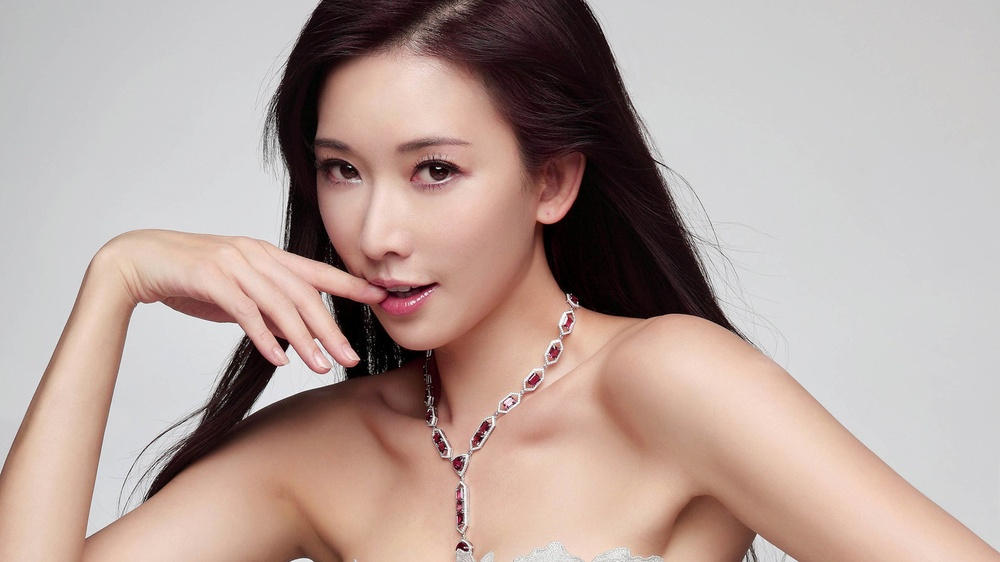
#> input picture images/100484-106.jpg, 1000 x 562 px, shrunk from 1366 x 768 before the run
$ python hello.py
#> lines starting #> are read from the running program, lines starting #| are printed output that depends on the picture; after the words box and inside, x2 and y2 are one past the last pixel; in counts of white or black regions, pixels touching at a corner belong together
import cv2

filepath = "images/100484-106.jpg"
img = cv2.imread(filepath)
#> img is the input picture: shape (562, 1000, 3); mean B, G, R 157.1, 163.4, 182.6
# 转换灰色
gray = cv2.cvtColor(img,cv2.COLOR_BGR2GRAY)
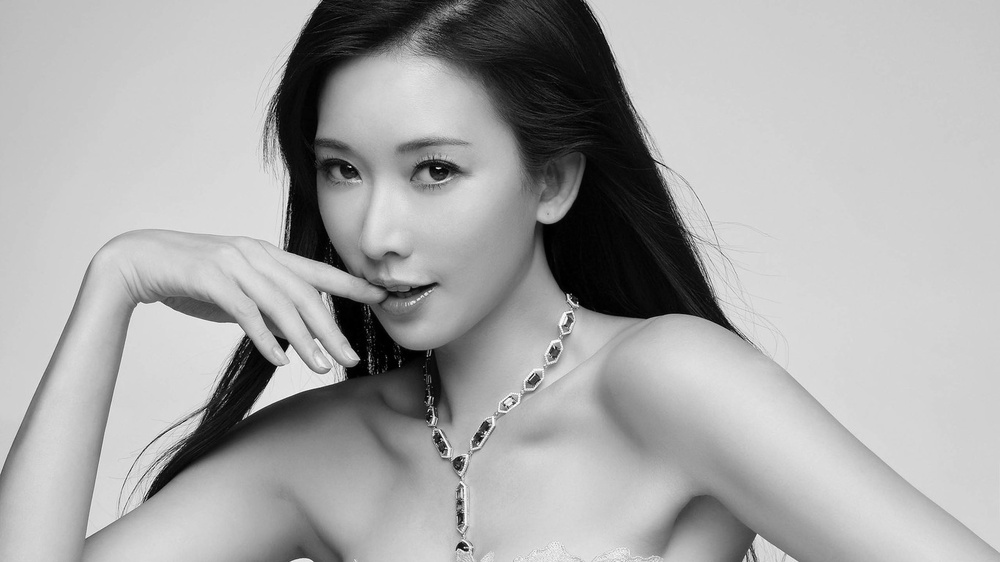
#> gray: shape (562, 1000); min 0, max 254, mean 168.4
# OpenCV 人脸识别分类器
classifier = cv2.CascadeClassifier("C:\Python27\Lib\site-packages\opencv-master\data\haarcascades\haarcascade_frontalface_default.xml")
color = (0 ,255,0) # 定义绘制颜色
# 调用识别人脸
faceRects = classifier.detectMultiScale(gray,scaleFactor=1.2,minNeighbors=3,minSize=(32,32))
#> faceRects = [[275, 62, 272, 272]]
if len(faceRects): # 大于0则检测到人脸
	for faceRect in faceRects:  # 单独框出每一张人脸
		x, y, w, h = faceRect
		# 框出人脸
		cv2.rectangle(img,(x,y),(x+h,y+w),color,2)
		# 左眼
		cv2.circle(img,(x+w//4,y+h//4+30),min(w//8,h//8),color)
		# 右眼
		cv2.circle(img,(x+3*w//4,y+h//4+30),min(w//8,h//8),color)
		# 嘴巴
		cv2.rectangle(img,(x+3*w//8,y+3*h//4),(x+5*w//8,y+7*h//8),color)
#> this loop made 1 pass
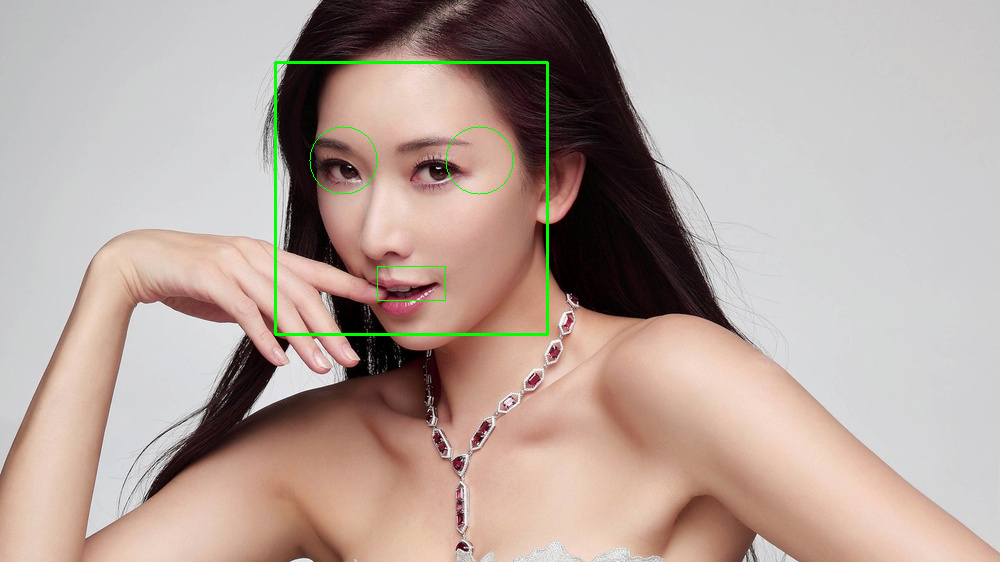
#> img: shape (562, 1000, 3); 0.68% of pixels changed, all inside (x1, y1, x2, y2) = (274, 61, 549, 336)
# 显示图像
cv2.imshow('Image',img)
c = cv2.waitKey(10)
#> (key Esc is pressed here)

cv2.waitKey(0)
cv2.destroyAllWindows()

$ run again, with images/10279-106.jpg copied over images/100484-106.jpg
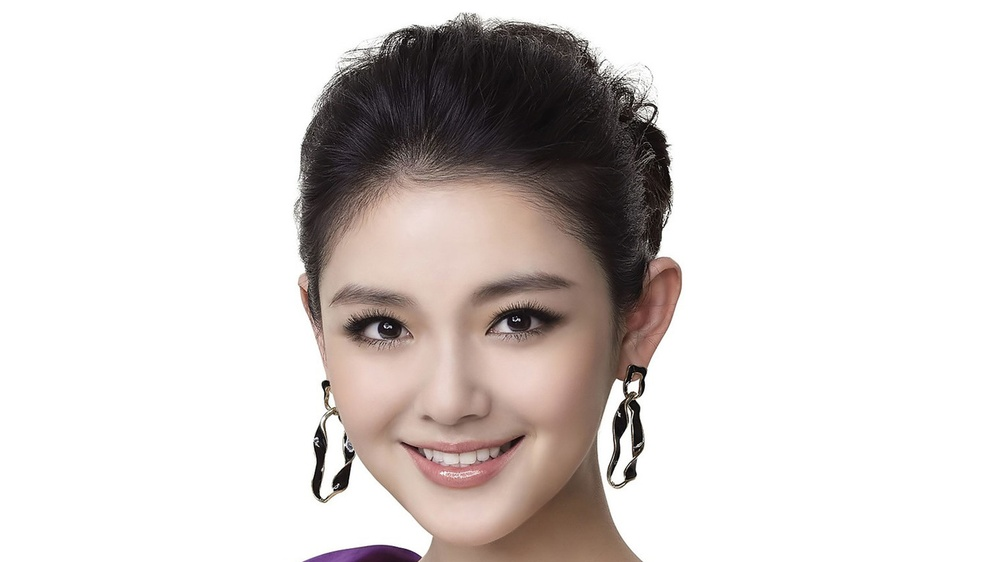
#> input picture images/10279-106.jpg, 1000 x 562 px, shrunk from 1366 x 768 before the run
#> img is the input picture: shape (562, 1000, 3); mean B, G, R 209.2, 211.3, 217.1
#> `gray = cv2.cvtColor(img,cv2.COLOR_BGR2GRAY)`:
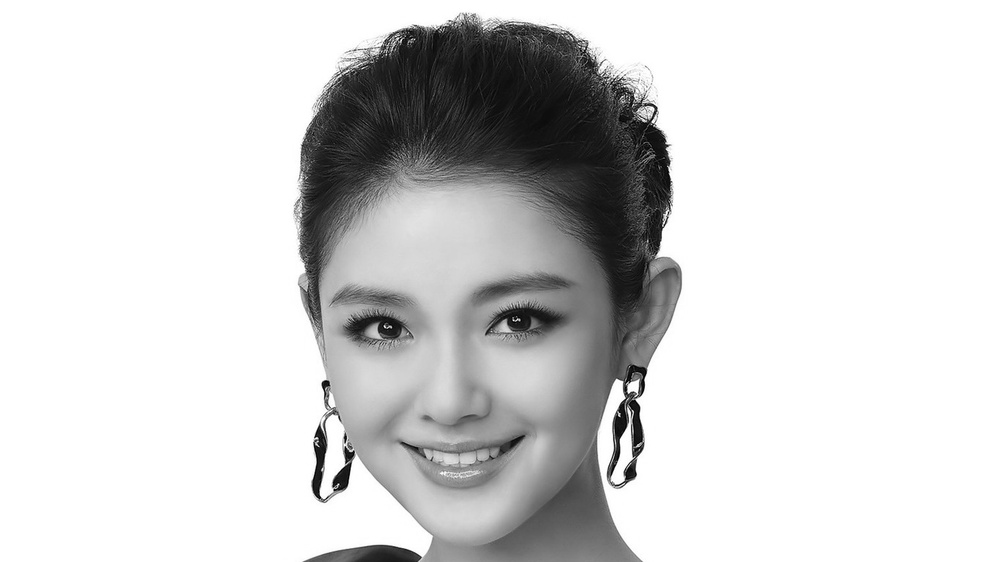
#> gray: shape (562, 1000); min 0, max 255, mean 212.8
#> faceRects = [[277, 185, 340, 340]]
#> the loop `for faceRect in faceRects:` made 1 pass
#> after the loop `for faceRect in faceRects:`:
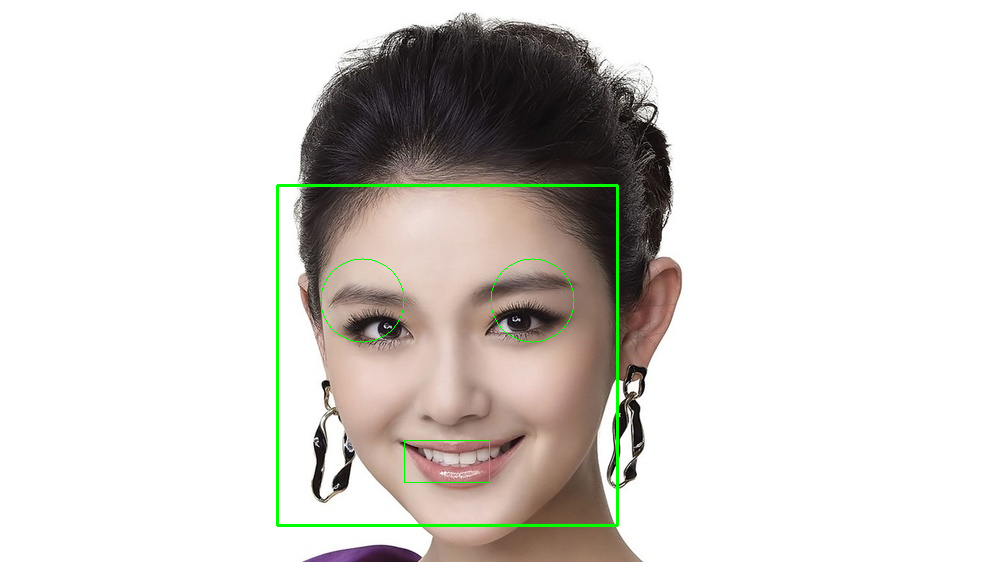
#> img: shape (562, 1000, 3); 0.85% of pixels changed, all inside (x1, y1, x2, y2) = (276, 184, 619, 527)

$ run again, with images/13336-106.jpg copied over images/100484-106.jpg
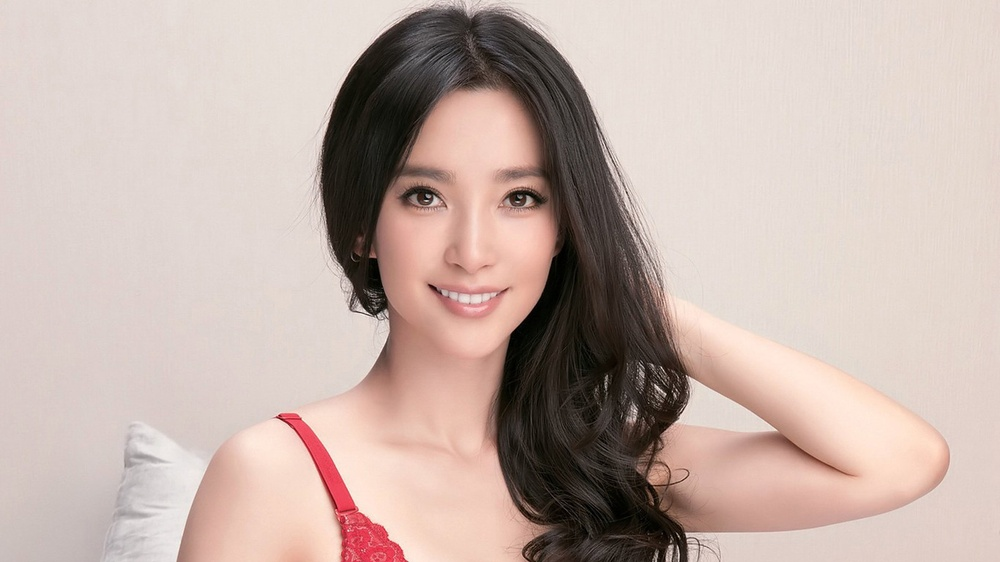
#> input picture images/13336-106.jpg, 1000 x 562 px, shrunk from 1366 x 768 before the run
#> img is the input picture: shape (562, 1000, 3); mean B, G, R 170.9, 178.4, 197.2
#> `gray = cv2.cvtColor(img,cv2.COLOR_BGR2GRAY)`:
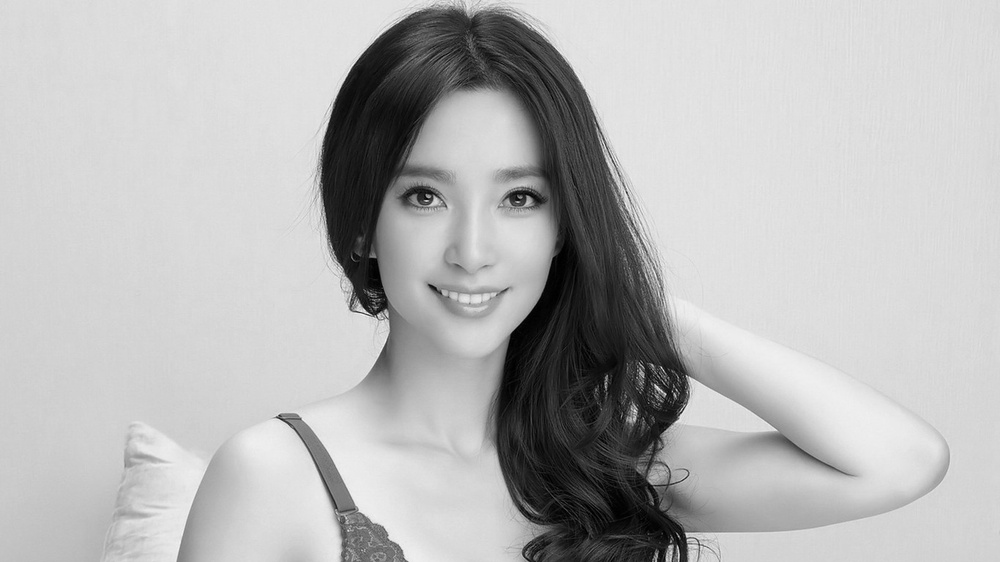
#> gray: shape (562, 1000); min 0, max 246, mean 183.2
#> faceRects = [[357, 116, 226, 226]]
#> the loop `for faceRect in faceRects:` made 1 pass
#> after the loop `for faceRect in faceRects:`:
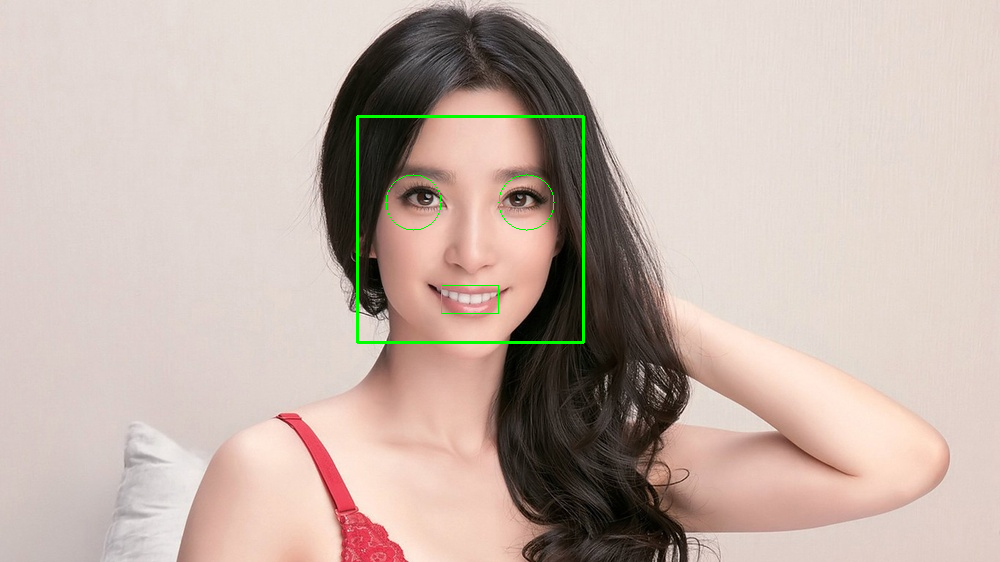
#> img: shape (562, 1000, 3); 0.57% of pixels changed, all inside (x1, y1, x2, y2) = (356, 115, 585, 344)

$ run again, with images/188077-106.jpg copied over images/100484-106.jpg
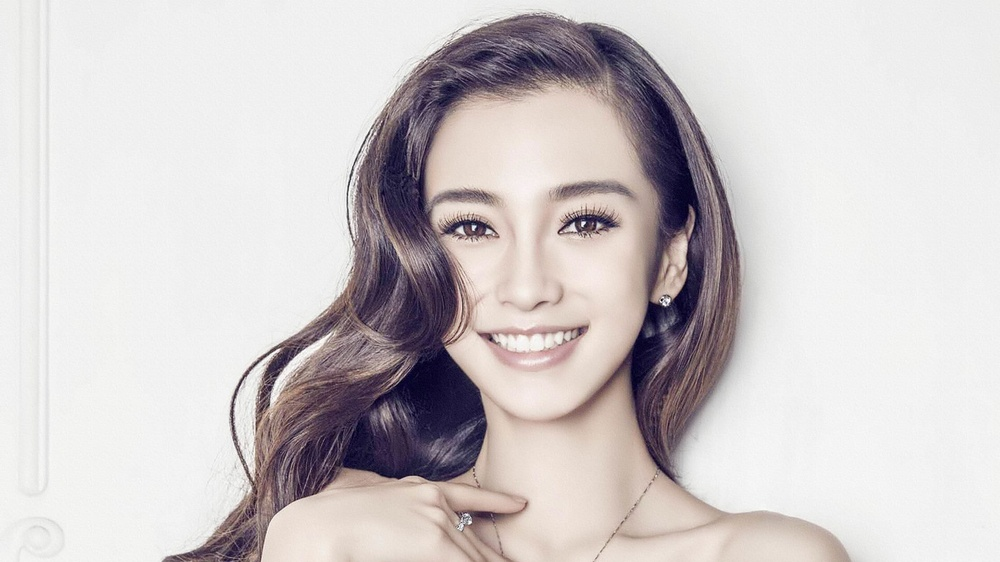
#> input picture images/188077-106.jpg, 1000 x 562 px, shrunk from 1366 x 768 before the run
#> img is the input picture: shape (562, 1000, 3); mean B, G, R 201.8, 201, 207
#> `gray = cv2.cvtColor(img,cv2.COLOR_BGR2GRAY)`:
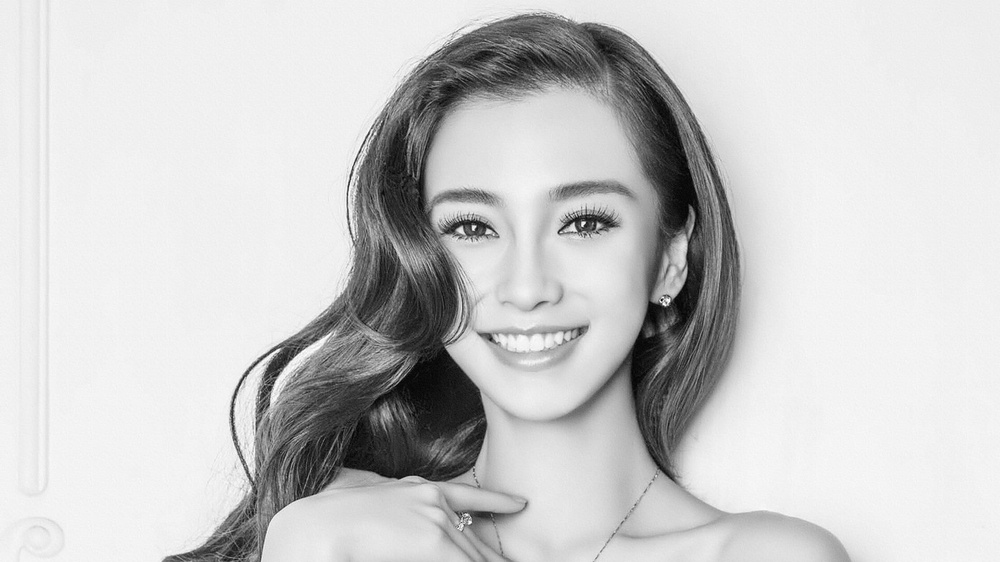
#> gray: shape (562, 1000); min 2, max 255, mean 202.9
#> faceRects = [[385, 109, 295, 295]]
#> the loop `for faceRect in faceRects:` made 1 pass
#> after the loop `for faceRect in faceRects:`:
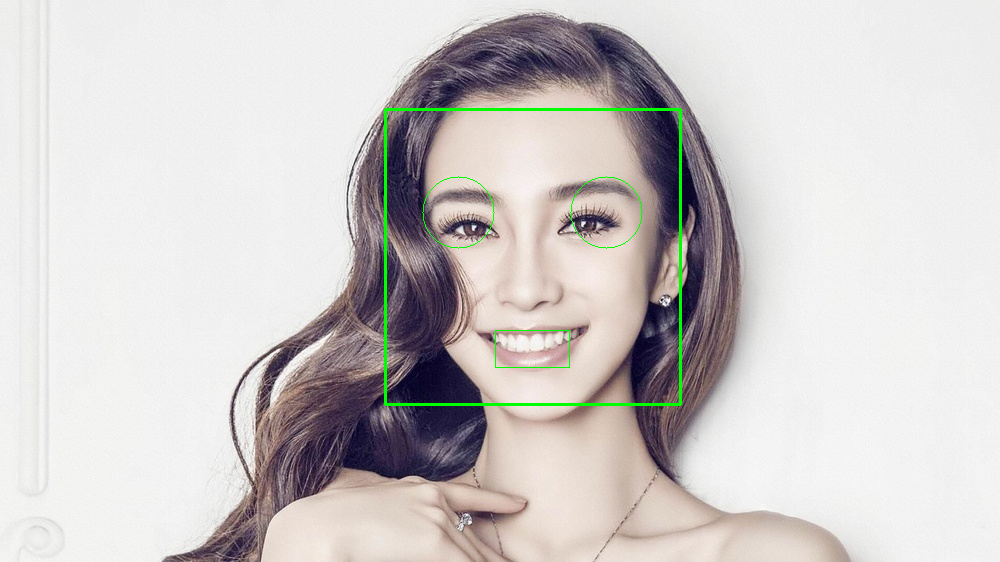
#> img: shape (562, 1000, 3); 0.74% of pixels changed, all inside (x1, y1, x2, y2) = (384, 108, 682, 406)
